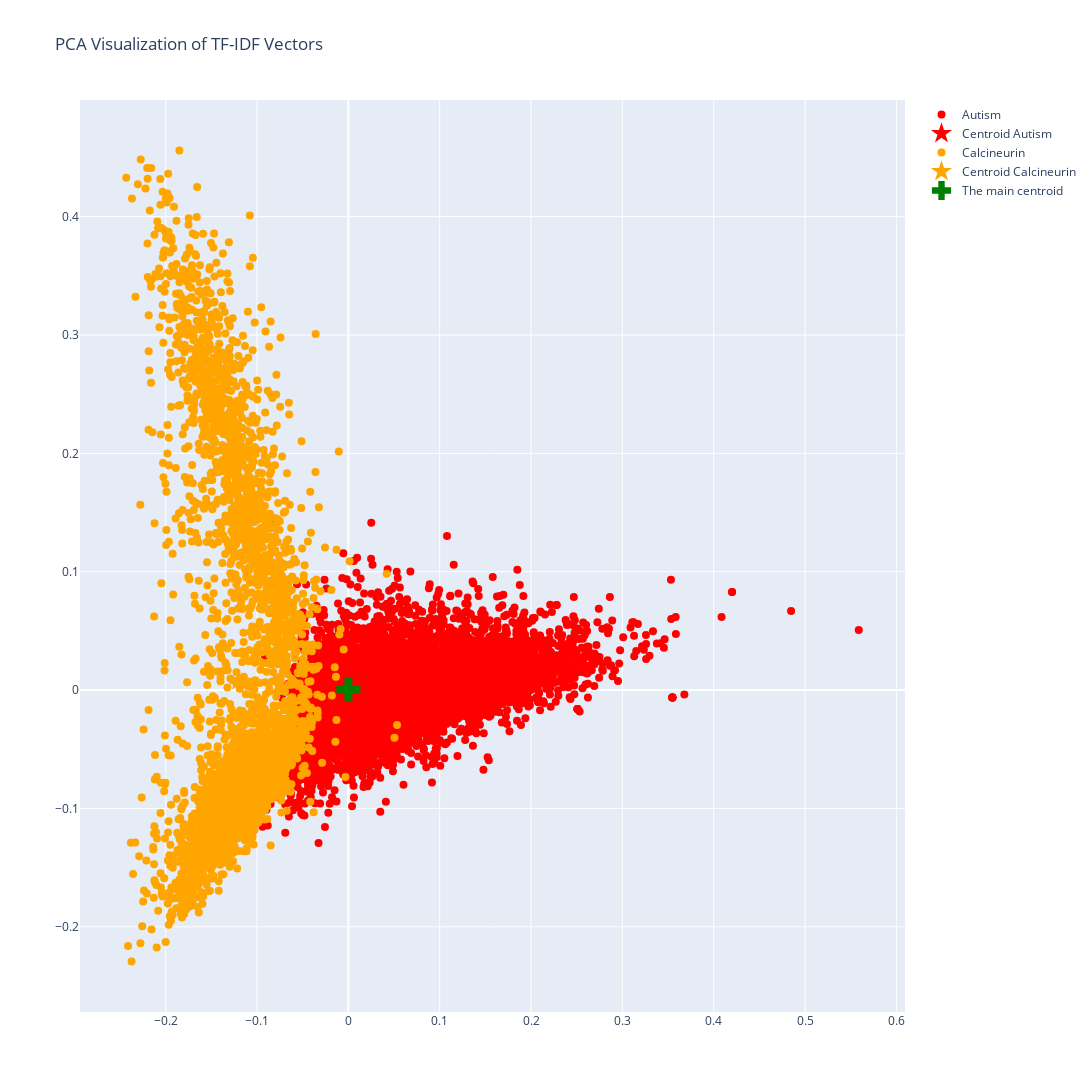

Write notebook code for a chart like this one.
### Markdown cell above
Visualize the documents in 2D graph by reducing the dimensionality of tfidf matrix with PCA.

### Code cell
LBD_06_visualization.visualize_tfidf_pca_interactive(ids_list, domains_list, tfidf_matrix, transpose = False)

### Figure 1 — Plotly figure (JSON) as saved in the notebook; plotly's stock layout.template omitted (floating-point values rounded to 4 significant figures; data arrays with more than 128 entries replaced by an {"elided": "..."} marker saying what was removed)
{"data": [{"hovertext": {"elided": "9403 str values"}, "marker": {"color": "red", "size": 8}, "mode": "markers+text", "name": "Autism", "text": "", "textposition": "bottom center", "type": "scatter", "x": {"elided": "9403 float values"}, "y": {"elided": "9403 float values"}}, {"hovertext": "Centroid of Autism", "marker": {"color": "red", "size": 16, "symbol": "star"}, "mode": "markers", "name": "Centroid Autism", "type": "scatter", "x": [0.05398], "y": [-0.00357]}, {"hovertext": {"elided": "4220 str values"}, "marker": {"color": "orange", "size": 8}, "mode": "markers+text", "name": "Calcineurin", "text": "", "textposition": "bottom center", "type": "scatter", "x": {"elided": "4220 float values"}, "y": {"elided": "4220 float values"}}, {"hovertext": "Centroid of Calcineurin", "marker": {"color": "orange", "size": 16, "symbol": "star"}, "mode": "markers", "name": "Centroid Calcineurin", "type": "scatter", "x": [-0.1203], "y": [0.007954]}, {"hovertext": ["The main centroid"], "marker": {"color": "green", "size": 20, "symbol": "cross"}, "mode": "markers", "name": "The main centroid", "type": "scatter", "x": [1.011e-16], "y": [1.173e-17]}], "layout": {"height": 1100, "hovermode": "closest", "showlegend": true, "title": {"text": "PCA Visualization of TF-IDF Vectors"}, "width": 1100}}
